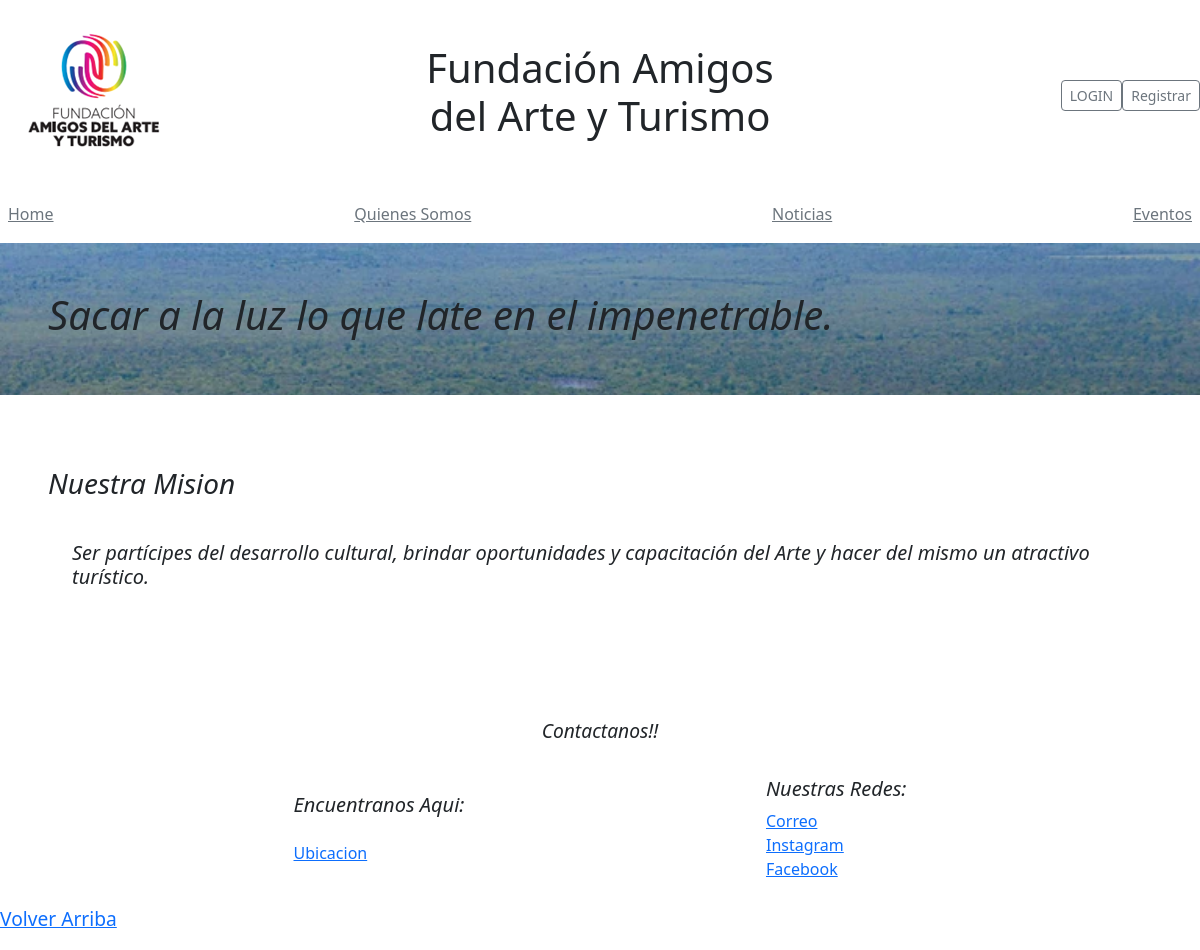
Before: / with the older database file.
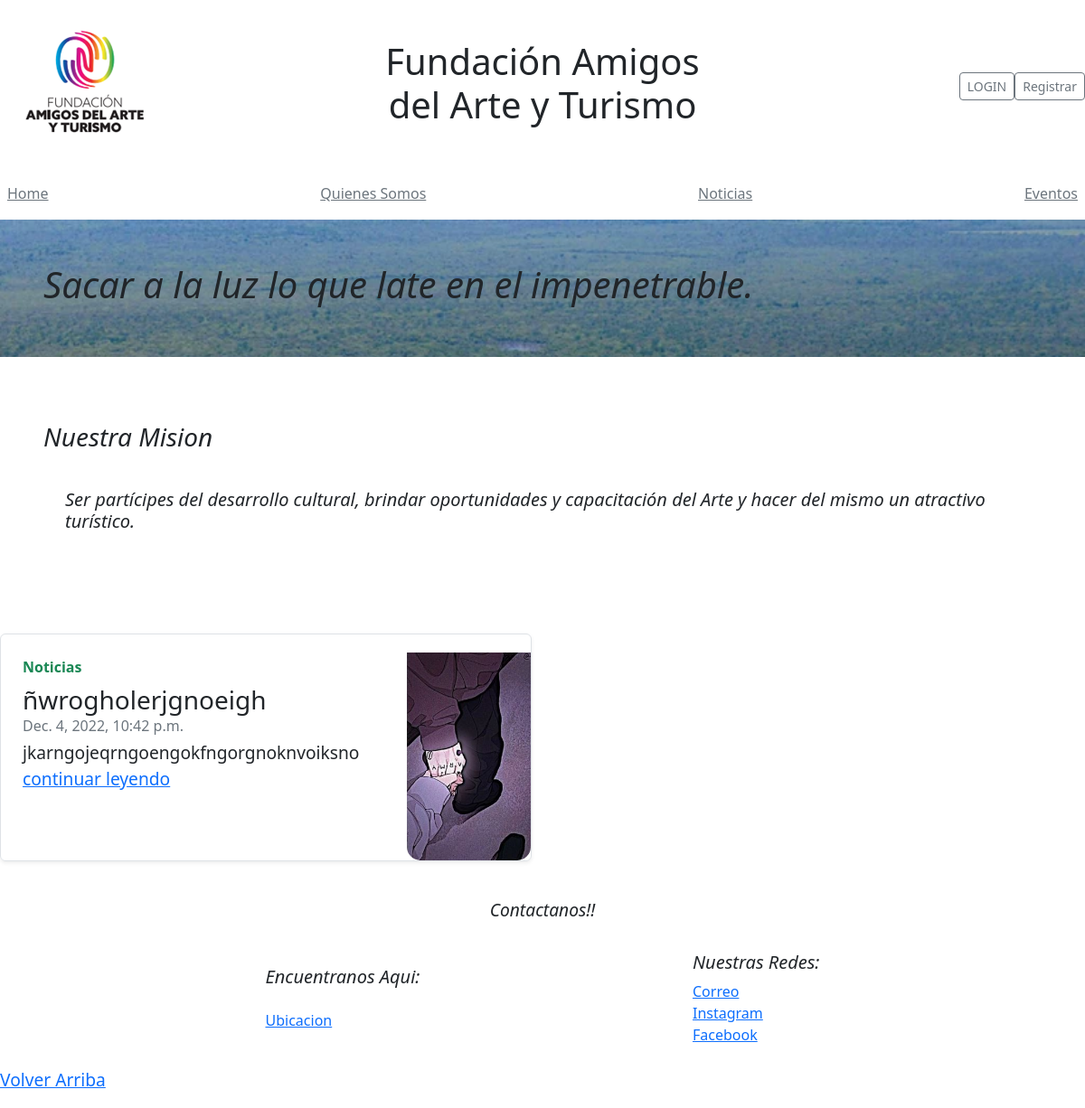
After: the same page with the newer database file.
### apps/noticias/models.py (models this page shows, shortened)
class Post(models.Model):
    titulo = models.CharField(max_length=100)
    contenido = RichTextField(blank=True, null=True)
    imagen = models.ImageField(null=True, blank=True, upload_to='static/img/')
    fecha = models.DateTimeField(auto_now_add=True)

### blog/views.py (the view)
# urls.py: 2. Add a URL to urlpatterns:  path('', Home.as_view(), name='home')
def Home (request):
    posts = Post.objects.all().order_by('-fecha')[:2]
    return render( request, 'Home.html', { 'ultima_noticias': posts})

### templates/Home.html
{% extends 'basetemplate.html'%}
{% load static%}
{%block contenido%}
<main >
    <div class="banner">
        <div class="p-4 p-md-5 mb-4 rounded"  >
        <div class="col-md-12 px-0">
        <h1 class="display-12 fst-italic">Sacar a la luz lo que late en el impenetrable.</h1>
        </div>
        </div>
    </div>
    <div class= "p-4 p-md-5 mb-4 rounded">
        <h3 class="fst-italic">Nuestra Mision</h3>
        <h4 class="lead my-3 p-4 fst-italic ">Ser partícipes del desarrollo cultural, brindar oportunidades y capacitación del Arte y hacer del mismo un atractivo turístico.
            </h4>
    </div>
    <div class="row mb-2">
    {% for post in ultima_noticias %}
    <div class="col-md-6">
        <div class="row g-0 border rounded overflow-hidden flex-md-row mb-4 shadow-sm h-md-250 position-relative">
        <div class="col p-4 d-flex flex-column position-static">
            <strong class="d-inline-block mb-2 text-success">Noticias</strong>
            <h3 class="mb-0">{{post.titulo}}</h3>
            <div class="mb-1 text-muted">{{ post.fecha }}</div>
            <p class="mb-auto">{{ post.contenido | truncatechars:70|safe }} <span><a href="#" class="stretched-link">continuar leyendo</a></span></p>
        </div>
        <div class="col-auto d-none d-lg-block">
            <img src="{{ post.imagen.url }}" class="card-img-top" width="200px" height="250px" style="border-radius: 15px; padding-top: 20px;">
        </div>
        </div>
    </div>
    {%endfor%}
    </div>
{%endblock contenido%}

### templates/basetemplate.html (shortened to what this page needs)
{% load static%}
    <!doctype html>
    <html lang="EN">
    <head>
        <link rel="stylesheet" href="{%static 'css/Quienes.css'%}">
    <link href="https://getbootstrap.com/docs/5.2/dist/css/bootstrap.min.css" rel="stylesheet">
        <link href="https://getbootstrap.com/docs/5.2/examples/blog/blog.css" rel="stylesheet">
    </head>
    <body>
    <div >
    <header class="blog-header lh-1 py-3">
        <div class="row flex-nowrap justify-content-between align-items-center">
        <div class="col-4 pt-1">
            <img class="Logo" src="{% static 'img/logo1.png'%}"></img>
        </div>
        <div class="col-4 text-center">
            <h1 class="blog-header-logo text-dark">Fundación Amigos del Arte y Turismo </h1>
        </div>
        <div class="col-4 d-flex justify-content-end align-items-center g-col-4">
            {% if user.is_authenticated %}
                <strong>Hola {{ user.username }}</strong>
			    <a class="btn btn-sm btn-outline-secondary" href="{% url 'noticias:agregar_posteo' %}">Crear Noticias</a>
                <a class="btn btn-sm btn-outline-secondary" href="{% url 'logout' %}">LOGOUT</a>
		    {% else %}
                <a class="btn btn-sm btn-outline-secondary" href="{% url 'login' %}">LOGIN</a>
                <a class="btn btn-sm btn-outline-secondary" href="{% url 'usuarios:registro' %}">Registrar</a>
		    {% endif %}
        </div>
        </div>
    </header>
    <div class="nav-scroller py-1 mb-2">
        <nav class="nav d-flex justify-content-between">
        <a class="p-2 link-secondary" href="{% url 'Home'%}">Home</a>
        <a class="p-2 link-secondary" href="{% url 'Quienes'%}">Quienes Somos </a>
        <a class="p-2 link-secondary" href="{% url 'noticias:listar.html'%}">Noticias</a>
        <a class="p-2 link-secondary" href="#">Eventos</a>
        </nav>
    </div>
    </div>
    {% block contenido%}
    {% endblock contenido%}
        <footer class="blog-footer">
            <div class="p-2 contacto">
                <p class="fst-italic">Contactanos!! </p>
            </div>
            <div class="contenedorfooter">
            <div class="p-2 ubicacion">
                <h5 class="fst-italic">Encuentranos Aqui:</h5>
                <ol class="list-unstyled">
                    <li><a href="https://www.google.com.ar/maps/place/Fundaci%C3%B3n+Amigos+del+Arte+y+Turismo/@-25.9456008,-60.6207856,19z/data=!4m5!3m4!1s0x94404cfba5224f0b:0xbe1797f5f1777f83!8m2!3d-25.9455663!4d-60.6203754?hl=es">Ubicacion</a></li>
                </ol>
            </div>
            <div class="p-2 redes">
                <h5 class="fst-italic">Nuestras Redes:</h5>
            <ol class="list-unstyled">
                <li><a href="mailto:info@amigosdelarteyturismo.org">Correo</a></li>
                <li><a href="https://www.instagram.com/escultoresenelimpenetrable/" target="_blank">Instagram</a></li>
                <li><a href="https://www.facebook.com/EscultoresenelImpenetrable">Facebook</a></li>
            </ol>
            </div>
            </div>
            <p>
            <a href="#" >Volver Arriba</a>
            </p>
        </footer>
            </body>
        </html>

### static/css/Quienes.css (style rules this page uses)
p { font-size: larger; }
.banner { background-image:url(../img/el-impenetrable.jpeg); background-repeat:no-repeat; background-size: cover; }
.contenedorfooter { display: flex !important; flex-wrap: nowrap; justify-content: space-evenly; }
.p-2.contacto { display: flex !important; flex-wrap: nowrap; justify-content: space-evenly; }
.p-2.ubicacion { display: flex !important; flex-direction: column; flex-wrap: nowrap; justify-content: space-evenly; }
.p-2.redes { display: flex !important; flex-direction: column; flex-wrap: nowrap; justify-content: space-evenly; }
body { margin: 0; padding: 0; }

### templates/basetemplate.html (style rules this page uses)
.nav-scroller { position: relative; z-index: 2; height: 2.75rem; overflow-y: hidden; }
.nav-scroller .nav { display: flex; flex-wrap: nowrap; padding-bottom: 1rem; margin-top: -1px; overflow-x: auto; text-align: center; white-space: nowrap; -webkit-overflow-scrolling: touch; }

Changed rows visible on the page:
added Post: titulo "ñwrogholerjgnoeigh", fecha "Dec. 4, 2022, 10:42 p.m.", contenido "jkarngojeqrngoengokfngorgnoknvoiksno", imagen (picture)
